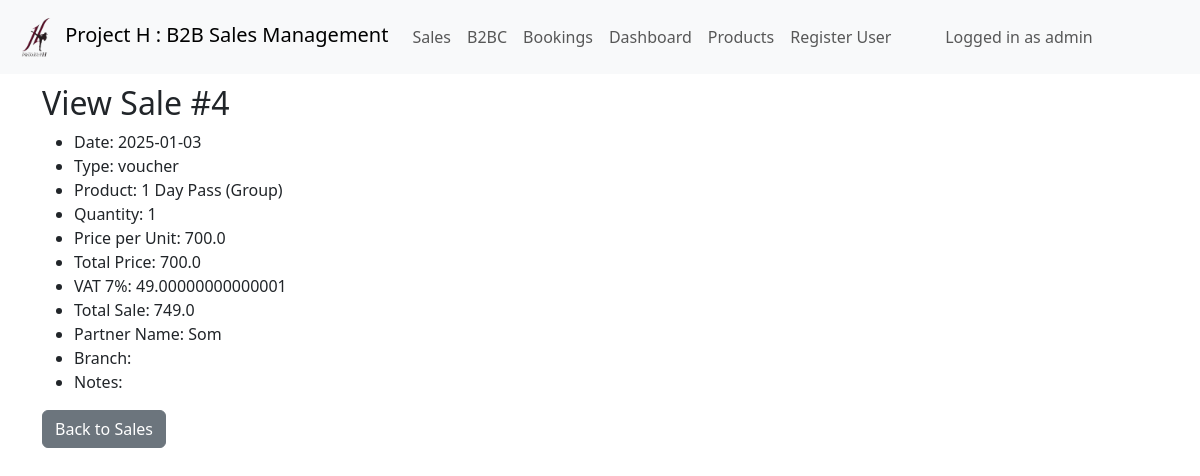
Page /sales/view_sale/4 (signed in) on the committed database.
### models.py (models this page shows, shortened)
class User(UserMixin, db.Model):
    __tablename__ = 'users'
    id = db.Column(db.Integer, primary_key=True)
    username = db.Column(db.String(50), unique=True, nullable=False)
    email = db.Column(db.String(120), unique=True, nullable=False)
    password_hash = db.Column(db.String(255), nullable=False)
    role = db.Column(db.String(50), nullable=False, default='staff')
    branch_id = db.Column(db.Integer, db.ForeignKey('branches.id'), nullable=True)
    b2bc_sales = db.relationship('SalesB2BC', backref='salesperson', lazy=True)
    branch = db.relationship('Branch', backref='users')

class SalesVoucherGroup(db.Model):
    __tablename__ = 'sales_voucher_group'
    id = db.Column(db.Integer, primary_key=True)
    sale_date = db.Column(db.DateTime, default=datetime.utcnow)
    sale_type = db.Column(db.String(50), nullable=False)
    product_name = db.Column(db.String(100), nullable=True)
    quantity = db.Column(db.Integer, default=1)
    price_per_unit = db.Column(db.Float, default=0.0)
    total_price = db.Column(db.Float, default=0.0)
    vat_7 = db.Column(db.Float, default=0.0)
    total_sale = db.Column(db.Float, default=0.0)
    partner_name = db.Column(db.String(100))
    partner_company = db.Column(db.String(100))
    branch_id = db.Column(db.Integer, db.ForeignKey('branches.id'), nullable=True)
    noted = db.Column(db.Text)
    sale_date = db.Column(db.DateTime, default=datetime.utcnow)
    salesperson_id = db.Column(db.Integer, db.ForeignKey('users.id'), nullable=True)
    status = db.Column(db.String(50), default='waiting')
    salesperson = db.relationship('User', backref='voucher_group_sales', foreign_keys=[salesperson_id])
    bookings = db.relationship(
        'Booking',
        backref='voucher_group_sale',
        lazy=True,
        cascade='all, delete-orphan',
        passive_deletes=True
    )

### views/sales.py (the view)
@sales_bp.route('/view_sale/<int:sale_id>')
@login_required
@roles_required('admin', 'branch_staff')
def view_sale(sale_id):
    sale = SalesVoucherGroup.query.get_or_404(sale_id)
    return render_template('sales/view_sale.html', sale=sale)

### templates/sales/view_sale.html
{% extends 'base.html' %}
{% block content %}
<h2>View Sale #{{ sale.id }}</h2>
<ul>
    <li>Date: {{ sale.sale_date.strftime('%Y-%m-%d') }}</li>
    <li>Type: {{ sale.sale_type }}</li>
    <li>Product: {{ sale.product_name }}</li>
    <li>Quantity: {{ sale.quantity }}</li>
    <li>Price per Unit: {{ sale.price_per_unit }}</li>
    <li>Total Price: {{ sale.total_price }}</li>
    <li>VAT 7%: {{ sale.vat_7 }}</li>
    <li>Total Sale: {{ sale.total_sale }}</li>
    <li>Partner Name: {{ sale.partner_name }}</li>
    <li>Branch: {{ sale.branch.name }}</li>
    <li>Notes: {{ sale.noted }}</li>
</ul>
<a href="{{ url_for('sales.list_voucher_group_sales') }}" class="btn btn-secondary">Back to Sales</a>
{% endblock %}

### templates/base.html (shortened to what this page needs)
<!DOCTYPE html>
<html lang="en">
<head>
    <link href="https://cdn.jsdelivr.net/npm/bootstrap@5.3.0/dist/css/bootstrap.min.css" rel="stylesheet">
    <link href="{{ url_for('static', filename='css/styles.css') }}" rel="stylesheet">
</head>
<body>
    <nav class="navbar navbar-expand-lg navbar-light bg-light fixed-top">
      <div class="container-fluid">
        <a class="navbar-brand" href="{{ url_for('dashboard.dashboard') }}"><img src="{{ url_for('static', filename='favicon.ico') }}"> Project H : B2B Sales Management</a>
        {% if current_user.is_authenticated %}
        <div class="collapse navbar-collapse" id="navbarNav">
          <ul class="navbar-nav me-auto mb-2 mb-lg-0">
            <li class="nav-item"><a class="nav-link" href="{{ url_for('sales.list_voucher_group_sales') }}">Sales</a></li>
            <li class="nav-item"><a class="nav-link" href="{{ url_for('b2bc.list_b2bc_sales') }}">B2BC</a></li>
            <li class="nav-item"><a class="nav-link" href="{{ url_for('booking.list_bookings') }}">Bookings</a></li>
            <li class="nav-item"><a class="nav-link" href="{{ url_for('dashboard.dashboard') }}">Dashboard</a></li>
            <li class="nav-item"><a class="nav-link" href="{{ url_for('products.list_products') }}">Products</a></li>
            {% if current_user.role == 'admin' %}
            <li class="nav-item"><a class="nav-link" href="{{ url_for('auth.register') }}">Register User</a></li>
            {% endif %}
          </ul>
          <span class="navbar-text me-3">
            Logged in as {{ current_user.username }}
          </span>
          <a class="btn btn-outline-light" href="{{ url_for('auth.logout') }}">Logout</a>
        </div>
        {% endif %}
      </div>
    </nav>
    <div class="container mt-4">
        {% block content %}{% endblock %}
    </div>
</body>
</html>

### static/css/styles.css (style rules this page uses)
body { padding-top: 60px; }

### rows in the picture
User: username "admin"
SalesVoucherGroup: id "4", sale_date "2025-01-03", sale_type "voucher", product_name "1 Day Pass (Group)", quantity "1", price_per_unit "700.0", total_price "700.0", vat_7 "49.00000000000001", total_sale "749.0", partner_name "Som"
